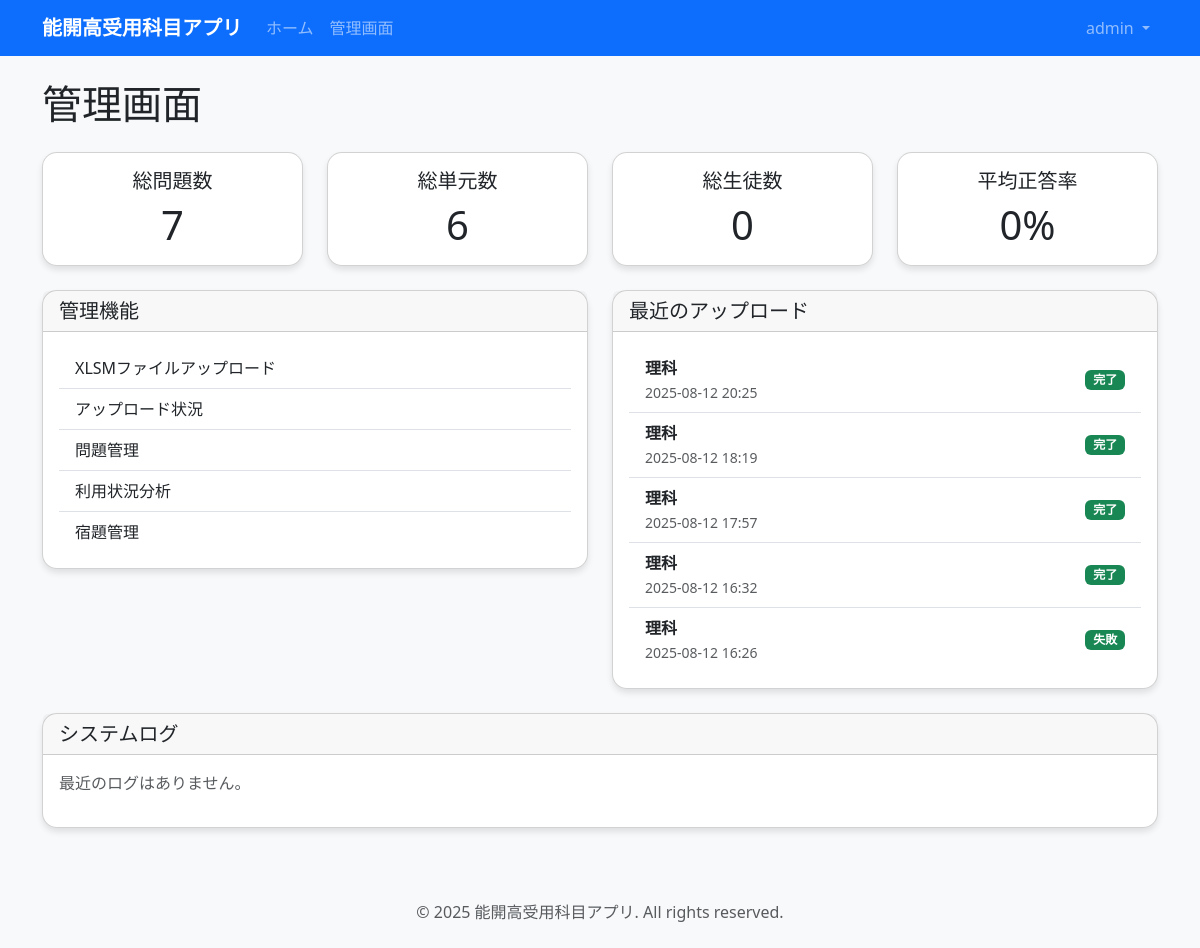
Screenshot of /admin-panel/ (signed in) with the database file from the repository.
### accounts/models.py (models this page shows, shortened)
class User(AbstractUser):
    class Role(models.TextChoices):
        STUDENT = 'student', '生徒'
        ADMIN = 'admin', '管理者'
    role = models.CharField(
        max_length=10,
        choices=Role.choices,
        default=Role.STUDENT,
        verbose_name='役割'
    )
    email = models.EmailField(blank=True, verbose_name='メールアドレス')
    class Meta:
        verbose_name = 'ユーザー'
        verbose_name_plural = 'ユーザー'

### admin_panel/models.py (models this page shows, shortened)
class XLSMUpload(models.Model):
    class Subject(models.TextChoices):
        SCIENCE = 'science', '理科'
        SOCIAL = 'social', '社会'
    uploaded_by = models.ForeignKey(
        User,
        on_delete=models.CASCADE,
        related_name='xlsm_uploads',
        verbose_name='アップロード者'
    )
    subject = models.CharField(
        max_length=10,
        choices=Subject.choices,
        verbose_name='教科'
    )
    file = models.FileField(upload_to='xlsm_files/', verbose_name='ファイル')
    uploaded_at = models.DateTimeField(auto_now_add=True, verbose_name='アップロード日時')
    processed_at = models.DateTimeField(null=True, blank=True, verbose_name='処理日時')
    status = models.CharField(
        max_length=20,
        choices=[
            ('pending', '処理待ち'),
            ('processing', '処理中'),
            ('completed', '完了'),
            ('failed', '失敗'),
        ],
        default='pending',
        verbose_name='ステータス'
    )
    error_message = models.TextField(blank=True, verbose_name='エラーメッセージ')
    class Meta:
        verbose_name = 'XLSMアップロード'
        verbose_name_plural = 'XLSMアップロード'

### admin_panel/views.py (the view)
# urls.py: path('', views.AdminHomeView.as_view(), name='home'),
class AdminHomeView(LoginRequiredMixin, AdminRequiredMixin, TemplateView):
    template_name = 'admin_panel/home.html'
    def get_context_data(self, **kwargs):
        context = super().get_context_data(**kwargs)
        context['total_questions'] = Question.objects.count()
        context['total_units'] = Unit.objects.count()
        context['recent_uploads'] = XLSMUpload.objects.order_by('-uploaded_at')[:5]
        context['recent_logs'] = SystemLog.objects.order_by('-created_at')[:5]
        return context

### admin_panel/views.py (called while the page is built)
def admin_required(user):
    return user.is_authenticated and user.role == 'admin'

    def test_func(self):
        return admin_required(self.request.user)

### templates/admin_panel/home.html (shortened to what this page needs)
{% extends 'base.html' %}
{% block content %}
<div class="row">
    <div class="col-12">
        <h1 class="mb-4">管理画面</h1>
    </div>
</div>
<div class="row">
    <div class="col-md-3 mb-4">
        <div class="card text-center">
            <div class="card-body">
                <h5 class="card-title">総問題数</h5>
                <p class="card-text display-6">{{ total_questions }}</p>
            </div>
        </div>
    </div>
    <div class="col-md-3 mb-4">
        <div class="card text-center">
            <div class="card-body">
                <h5 class="card-title">総単元数</h5>
                <p class="card-text display-6">{{ total_units }}</p>
            </div>
        </div>
    </div>
    <div class="col-md-3 mb-4">
        <div class="card text-center">
            <div class="card-body">
                <h5 class="card-title">総生徒数</h5>
                <p class="card-text display-6">{{ total_students|default:"0" }}</p>
            </div>
        </div>
    </div>
    <div class="col-md-3 mb-4">
        <div class="card text-center">
            <div class="card-body">
                <h5 class="card-title">平均正答率</h5>
                <p class="card-text display-6">{{ average_score|floatformat:1|default:"0" }}%</p>
            </div>
        </div>
    </div>
</div>
<div class="row">
    <div class="col-md-6 mb-4">
        <div class="card">
            <div class="card-header">
                <h5 class="mb-0">管理機能</h5>
            </div>
            <div class="card-body">
                <div class="list-group list-group-flush">
                    <a href="{% url 'admin_panel:upload' %}" class="list-group-item list-group-item-action">
                         XLSMファイルアップロード
                    </a>
                    <a href="{% url 'admin_panel:upload_status' %}" class="list-group-item list-group-item-action">
                         アップロード状況
                    </a>
                    <a href="{% url 'admin_panel:questions' %}" class="list-group-item list-group-item-action">
                         問題管理
                    </a>
                    <a href="{% url 'admin_panel:analytics' %}" class="list-group-item list-group-item-action">
                         利用状況分析
                    </a>
                    <a href="{% url 'admin_panel:homework_list' %}" class="list-group-item list-group-item-action">
                         宿題管理
                    </a>
                </div>
            </div>
        </div>
    </div>
    <div class="col-md-6 mb-4">
        <div class="card">
            <div class="card-header">
                <h5 class="mb-0">最近のアップロード</h5>
            </div>
            <div class="card-body">
                {% if recent_uploads %}
                    <div class="list-group list-group-flush">
                        {% for upload in recent_uploads %}
                        <div class="list-group-item">
                            <div class="d-flex justify-content-between align-items-center">
                                <div>
                                    <strong>{{ upload.get_subject_display }}</strong>
                                    <br>
                                    <small class="text-muted">{{ upload.uploaded_at|date:"Y-m-d H:i" }}</small>
                                </div>
                                <span class="badge bg-{{ upload.status|yesno:'success,warning' }}">
                                    {{ upload.get_status_display }}
                                </span>
                            </div>
                        </div>
                        {% endfor %}
                    </div>
                {% else %}
                    <p class="text-muted">最近のアップロードはありません。</p>
                {% endif %}
            </div>
        </div>
    </div>
</div>
<div class="row">
    <div class="col-12">
        <div class="card">
            <div class="card-header">
                <h5 class="mb-0">システムログ</h5>
            </div>
            <div class="card-body">
                {% if recent_logs %}
                    <div class="table-responsive">
                        <table class="table table-sm">
                            <thead>
                                <tr>
                                    <th>日時</th>
                                    <th>レベル</th>
                                    <th>メッセージ</th>
                                    <th>ユーザー</th>
                                </tr>
                            </thead>
                            <tbody>
                                {% for log in recent_logs %}
                                <tr>
                                    <td>{{ log.created_at|date:"Y-m-d H:i" }}</td>
                                    <td>
                                        <span class="badge bg-{{ log.level|yesno:'danger,warning,info' }}">
                                            {{ log.get_level_display }}
                                        </span>
                                    </td>
                                    <td>{{ log.message|truncatechars:50 }}</td>
                                    <td>{{ log.user.username|default:"システム" }}</td>
                                </tr>
                                {% endfor %}
                            </tbody>
                        </table>
                    </div>
                {% else %}
                    <p class="text-muted">最近のログはありません。</p>
                {% endif %}
            </div>
        </div>
    </div>
</div>
{% endblock %}

### templates/base.html (shortened to what this page needs)
{% load static %}
<!DOCTYPE html>
<html lang="ja">
<head>
    <link href="https://cdn.jsdelivr.net/npm/bootstrap@5.3.2/dist/css/bootstrap.min.css" rel="stylesheet">
    <link href="https://cdnjs.cloudflare.com/ajax/libs/font-awesome/6.0.0/css/all.min.css" rel="stylesheet">
    <link href="{% static 'css/style.css' %}" rel="stylesheet">
</head>
<body>
    <nav class="navbar navbar-expand-lg navbar-dark bg-primary">
        <div class="container">
            <a class="navbar-brand" href="{% url 'quiz_app:home' %}">
                能開高受用科目アプリ
            </a>
            <div class="collapse navbar-collapse" id="navbarNav">
                <ul class="navbar-nav me-auto">
                    <li class="nav-item">
                        <a class="nav-link" href="{% url 'quiz_app:home' %}">ホーム</a>
                    </li>
                    {% if user.is_authenticated %}
                        {% if user.role == 'student' %}
                            <li class="nav-item">
                                <a class="nav-link" href="{% url 'quiz_app:mypage' %}">マイページ</a>
                            </li>
                            <li class="nav-item">
                                <a class="nav-link" href="{% url 'quiz_app:ranking' %}">ランキング</a>
                            </li>
                        {% elif user.role == 'admin' %}
                            <li class="nav-item">
                                <a class="nav-link" href="{% url 'admin_panel:home' %}">管理画面</a>
                            </li>
                        {% endif %}
                    {% endif %}
                </ul>
                <ul class="navbar-nav">
                    {% if user.is_authenticated %}
                        <li class="nav-item dropdown">
                            <a class="nav-link dropdown-toggle" href="#" id="navbarDropdown" role="button" data-bs-toggle="dropdown" aria-expanded="false">
                                {{ user.username }}
                            </a>
                        </li>
                    {% endif %}
                </ul>
            </div>
        </div>
    </nav>
    <main class="container my-4">
        {% block content %}{% endblock %}
    </main>
    <footer class="bg-light py-4 mt-5">
        <div class="container text-center">
                         <p class="text-muted mb-0">&copy; 2025 能開高受用科目アプリ. All rights reserved.</p>
        </div>
    </footer>
</body>
</html>

### static/css/style.css (style rules this page uses)
body { background-color: #f8f9fa; }
.navbar-brand { font-weight: bold; }
.card { border-radius: 15px; box-shadow: 0 4px 6px rgba(0, 0, 0, 0.1); }
footer { margin-top: auto; }

### rows the page displays
User: username "admin"
XLSMUpload: subject "理科", uploaded_at "2025-08-12 20:25", status "完了"
XLSMUpload: subject "理科", uploaded_at "2025-08-12 18:19", status "完了"
XLSMUpload: subject "理科", uploaded_at "2025-08-12 17:57", status "完了"
XLSMUpload: subject "理科", uploaded_at "2025-08-12 16:32", status "完了"
XLSMUpload: subject "理科", uploaded_at "2025-08-12 16:26", status "失敗"

### other values shown
{{ total_questions }} "7"
{{ total_units }} "6"
{{ total_students|default:"0" }} "0"
{{ average_score|floatformat:1|default:"0" }} "0"
